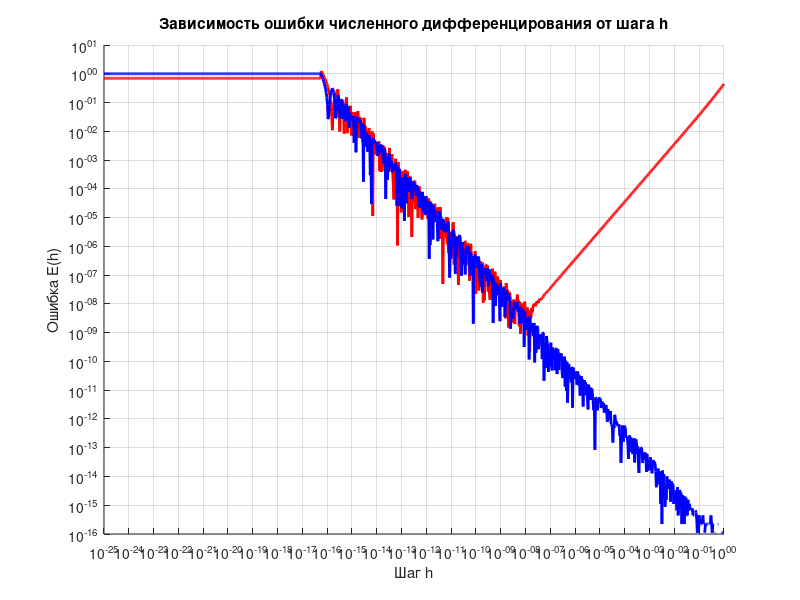
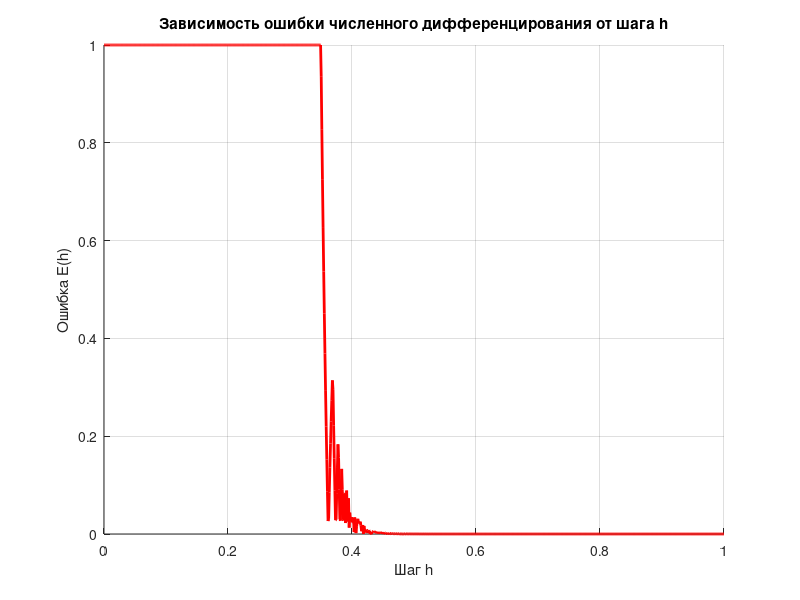

MATLAB code to generate these figures, in order:
format long e

fprintf("[*] Вычисление экспоненты e^x\n");

% Вычисление экспоненты

x = 1;
ex = exp(x);

fact = 1;
N = 170;
S = 0;

if x > 0 % В случае положительных x ищем сумму в прямом виде
  for k = 0:100
    if k!=0
      fact = fact * k;
    endif
    S += x^k/fact;
  end
else % В случае отрицатльных x ищем обратную величину для суммы
  for k = 0:100
    if k!=0
      fact = fact * k;
    endif
    S += (-x)^k/fact;
  end
  S = 1/S;
endif

err = abs(ex - S); % Абсолютная ошибка
o_err = err/ex; % Относитальная ошибка

fprintf("e^x = %.20f\n", ex);
fprintf("S_N = %.20f\n", S);
fprintf("err = %.20f\n", err);
fprintf("o_err = %.20f\n\n", o_err);

%Подсчёт суммы 1/k^2

fprintf("[*] Подсчёт суммы 1/k^2\n");
#{
s_1 = 0;
s_2 = 0;
for k = 1:1e9 % По возрастанию
  s_1 += 1/k^2;
end


for k = 1e9:-1:1 % По убыванию
  s_2 += 1/k^2;
end

%Символьные вычисления

syms k;
vpa(symsum(1/k^2, k, 1, inf), 20)

err_1 = abs(s_1 - double(vpa(symsum(1/k^2, k, 1, inf), 20)));
err_2 = abs(s_2 - double(vpa(symsum(1/k^2, k, 1, inf), 20)));
o_err_1 = err_1/double(vpa(symsum(1/k^2, k, 1, inf), 20));
o_err_2 = err_2/double(vpa(symsum(1/k^2, k, 1, inf), 20));

fprintf("s_1 = %.20f\n", s_1);
fprintf("s_2 = %.20f\n", s_2);
fprintf("err_1 = %.20f\n", err_1);
fprintf("err_2 = %.20f\n", err_2);
fprintf("o_err_1 = %.20f\n", o_err_1);
fprintf("o_err_2 = %.20f\n\n", o_err_2);
#}
% Вычисление суммы \sum \limits_{k=1}^{n} x^k
%{
fprintf("[*] Вычисление суммы x^k\n");

x_1 = 2;
x_2 = 7/3;

S_1 = zeros(1, 9);
S_2 = zeros(1, 9);
k = zeros(1, 9);

for i = 2:10
  k = 1:i;
  S_1(i-1) = sum(x_1.^k);
  S_2(i-1) = sum(x_2.^k);
endfor

for i = 1:9
  fprintf("S_1[%d] = %.20f\n", i, S_1(i));
  fprintf("S_2[%d] = %.20f\n", i, S_2(i));
endfor
%}
% Вычисление производной функции

x = 0.8;
dx = logspace(-25, 0, 1000);
dx_1 = linspace(1e-25, 1, 1000);

err = abs(((sin(x+dx)-sin(x))./dx) - cos(x));

figure(1);
hold on;
grid on;

loglog(dx, err, 'r', 'LineWidth', 2);

err_2 = abs(( x + dx - x)./dx - 1);
loglog(dx, err_2, 'b', 'LineWidth', 2);

xlabel('Шаг h');
ylabel('Ошибка E(h)');
title('Зависимость ошибки численного дифференцирования от шага h');

figure(2);

hold on;
grid on;

plot(dx_1, err_2, 'r', 'LineWidth', 2);
xlabel('Шаг h');
ylabel('Ошибка E(h)');
title('Зависимость ошибки численного дифференцирования от шага h');
#}
